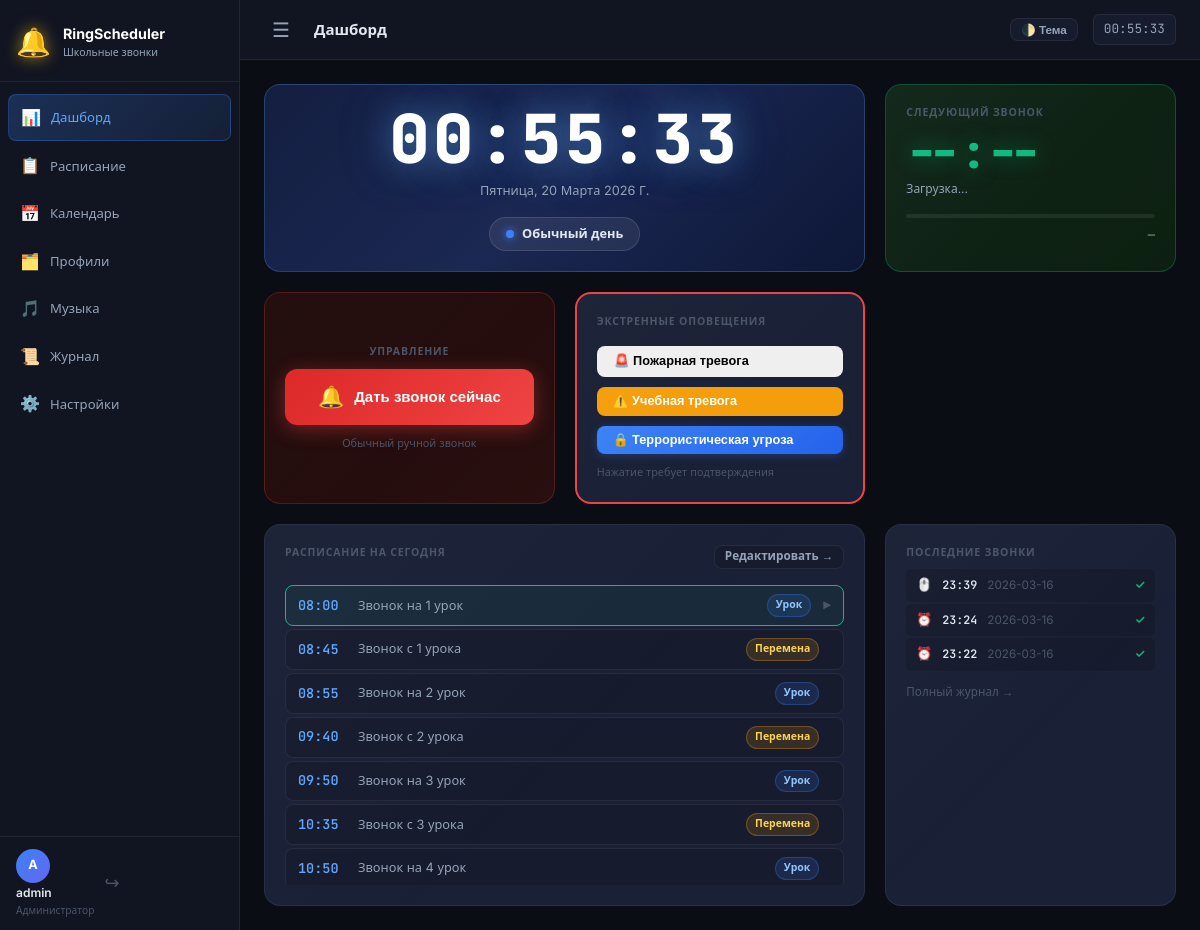
Before: / (signed in) with the older database file.
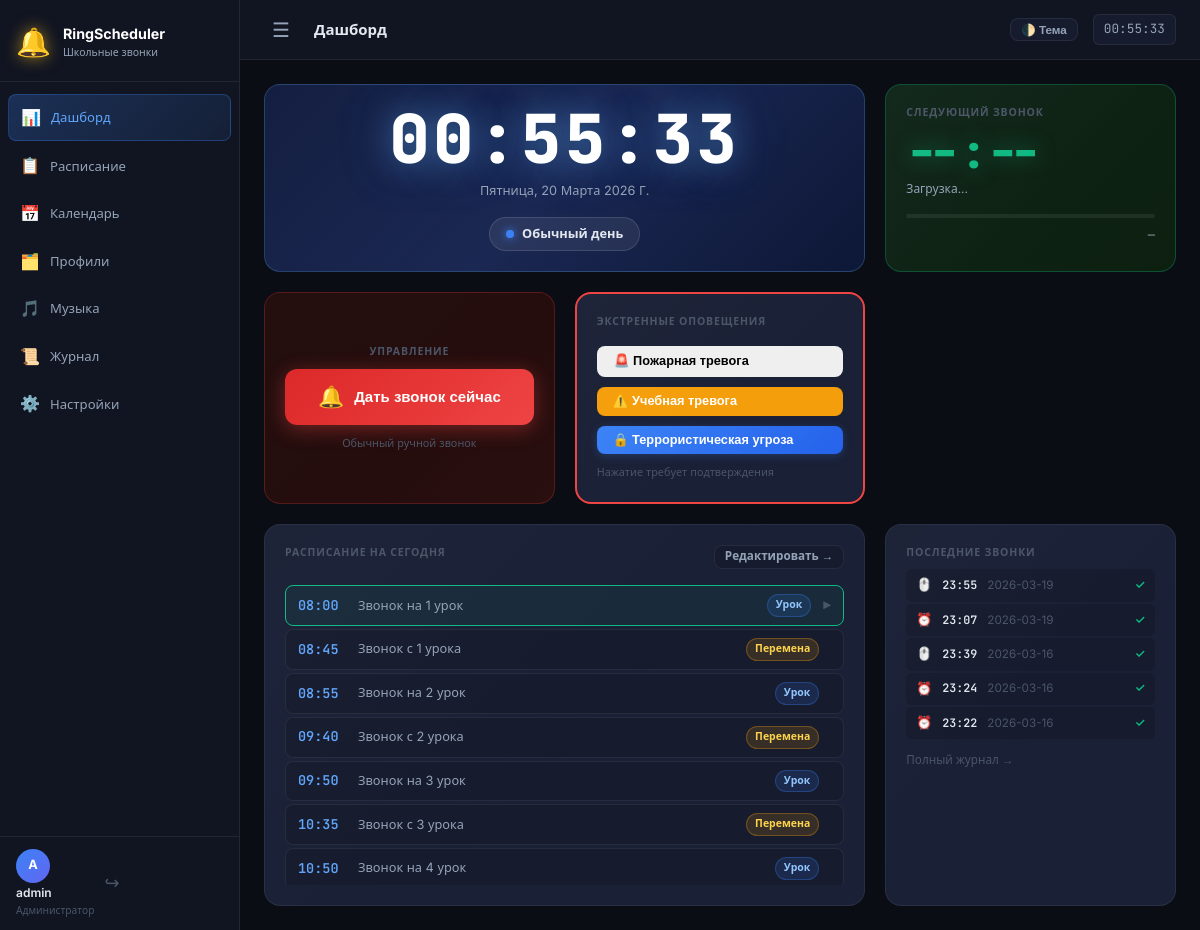
After: the same page with the newer database file.
### tables this page shows
CREATE TABLE bells (
            id INTEGER PRIMARY KEY AUTOINCREMENT,
            profile_id INTEGER NOT NULL,
            hour INTEGER NOT NULL,
            minute INTEGER NOT NULL,
            label TEXT DEFAULT '',
            sound_file TEXT DEFAULT '',
            duration INTEGER DEFAULT 5,
            bell_type TEXT DEFAULT 'lesson',
            enabled INTEGER NOT NULL DEFAULT 1,
            FOREIGN KEY (profile_id) REFERENCES profiles(id) ON DELETE CASCADE
        );

CREATE TABLE ring_log (
            id INTEGER PRIMARY KEY AUTOINCREMENT,
            profile_id INTEGER,
            bell_id INTEGER,
            triggered_at TEXT NOT NULL,
            trigger_type TEXT DEFAULT 'auto',
            success INTEGER DEFAULT 1,
            notes TEXT DEFAULT ''
        );

### app.py (the view)
    @app.route("/")
    @login_required
    def dashboard():
        state = sched.get_state()
        profile = db.get_profile_for_today()
        bells = db.list_bells(profile["id"]) if profile else []
        log = db.get_ring_log(20)
        return render_template(
            "dashboard.html",
            state=state,
            profile=profile,
            bells=bells,
            ring_log=log,
        )

### auth.py (called while the page is built)
def login_required(f):
    @functools.wraps(f)
    def decorated(*args, **kwargs):
        if SESSION_KEY not in session:
            return redirect(url_for("auth.login", next=request.path))
        user = db.get_user_by_id(session[SESSION_KEY])
        if not user:
            session.clear()
            return redirect(url_for("auth.login"))
        g.user = user
        return f(*args, **kwargs)
    return decorated

### database.py (called while the page is built)
def get_db():
    conn = sqlite3.connect(DB_PATH)
    conn.row_factory = sqlite3.Row
    conn.execute("PRAGMA journal_mode=WAL")
    conn.execute("PRAGMA foreign_keys=ON")
    return conn

def get_user_by_id(uid):
    conn = get_db()
    row = conn.execute("SELECT * FROM users WHERE id = ?", (uid,)).fetchone()
    conn.close()
    return dict(row) if row else None

def list_bells(profile_id):
    conn = get_db()
    rows = conn.execute(
        "SELECT * FROM bells WHERE profile_id = ? ORDER BY hour, minute",
        (profile_id,)
    ).fetchall()
    conn.close()
    return [dict(r) for r in rows]

### scheduler.py (called while the page is built)
def get_state() -> dict:
    return dict(_state)

### templates/dashboard.html (shortened to what the changed rows need)
{% extends "base.html" %}
{% block content %}
<div class="dashboard-grid">
    <div class="card card-today-schedule">
        {% if bells %}
        <div class="bell-list">
            {% for bell in bells %}
            <div class="bell-item {% if not bell.enabled %}bell-disabled{% endif %}" data-hour="{{ bell.hour }}" data-minute="{{ bell.minute }}">
                <span class="bell-time">{{ '%02d:%02d'|format(bell.hour, bell.minute) }}</span>
                <span class="bell-label">{{ bell.label or '—' }}</span>
                <span class="bell-type-badge bell-type-{{ bell.bell_type }}">
                    {{ {'lesson': 'Урок', 'break': 'Перемена', 'end': 'Конец'}.get(bell.bell_type, bell.bell_type) }}
                </span>
                <span class="bell-passed-indicator" data-hour="{{ bell.hour }}" data-minute="{{ bell.minute }}"></span>
            </div>
            {% endfor %}
        </div>
        {% endif %}
    </div>
    <div class="card card-log">
        {% if ring_log %}
        <div class="log-list">
            {% for entry in ring_log[:8] %}
            <div class="log-entry">
                <span class="log-type log-type-{{ entry.trigger_type }}">
                    {{ '🖱️' if entry.trigger_type == 'manual' else '⏰' }}
                </span>
                <span class="log-time">{{ entry.triggered_at[11:16] }}</span>
                <span class="log-date">{{ entry.triggered_at[:10] }}</span>
                <span class="log-status {{ 'log-ok' if entry.success else 'log-fail' }}">
                    {{ '✓' if entry.success else '✗' }}
                </span>
            </div>
            {% endfor %}
        </div>
        {% else %}
        <div class="empty-state"><span>📋</span><p>Журнал пуст</p></div>
        {% endif %}
    </div>
</div>
{% endblock %}

Changed rows visible on the page:
added ring_log: trigger_type "🖱️", triggered_at "23:55", triggered_at "2026-03-19", success "✓"
added ring_log: trigger_type "⏰", triggered_at "23:07", triggered_at "2026-03-19", success "✓"
